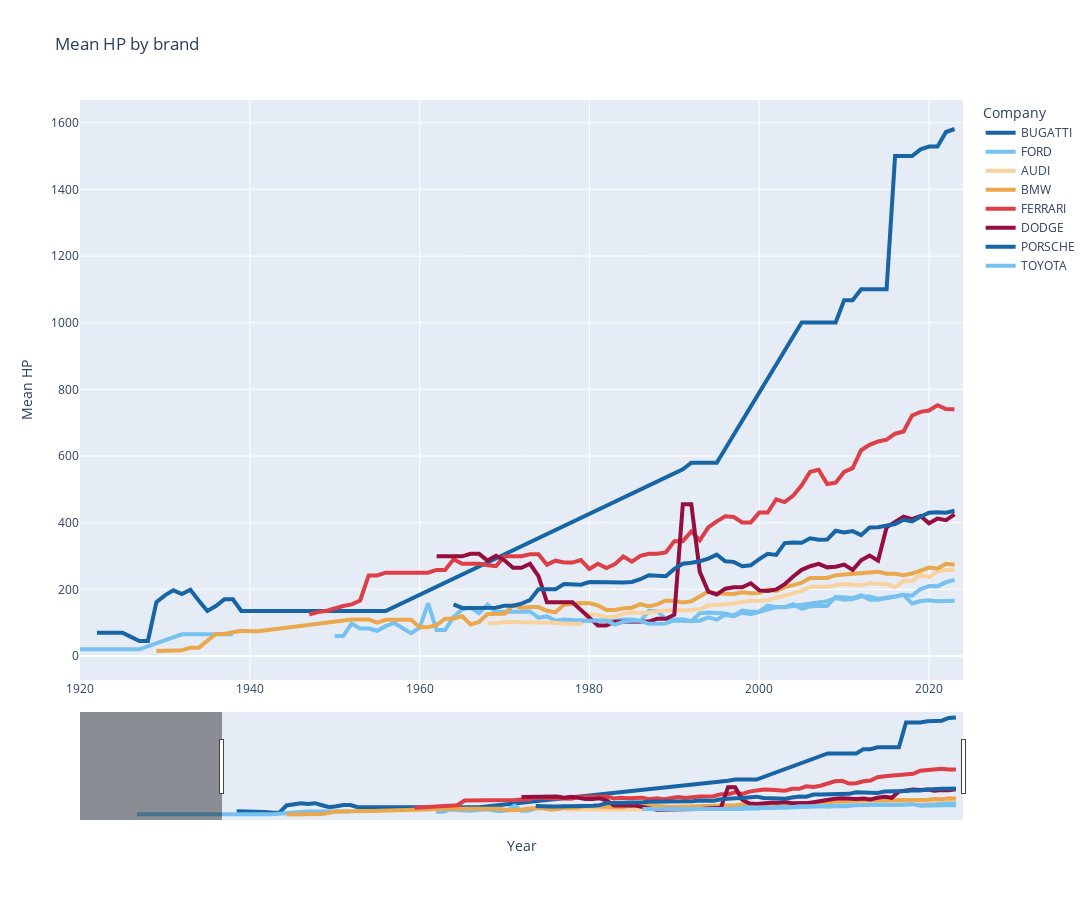

The code cell stored with this chart in its notebook:
### Code cell
# line plot by year of the mean power by brand by year
brands = ['TOYOTA', 'BUGATTI', 'FERRARI', 'BMW', 'AUDI', 'PORSCHE', 'FORD', 'DODGE']

filtered_evolution_power = evolution_power_per_brand[evolution_power_per_brand['Company'].isin(brands)]

fig = px.line(filtered_evolution_power,
                x='Year',
                y='Mean HP',
                title='Mean HP by brand',
                color='Company',
                width=1200,
                height=900,
                color_discrete_sequence=line_colors
                )

#Change line width
fig.update_traces(line=dict(width=4))

#Add a slider to select the year
fig.update_layout(xaxis_title='Year',
                  yaxis_title='Mean HP',
                  title='Mean HP by brand',
                  xaxis=dict(range=[1920, 2024]),
                  xaxis_rangeslider_visible=True)

fig.show()
